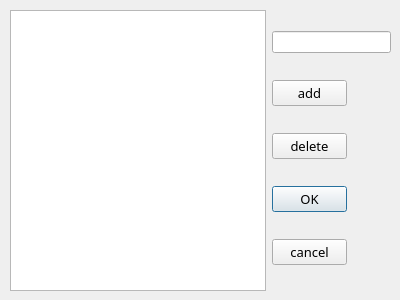
<?xml version="1.0" encoding="UTF-8"?>
<ui version="4.0">
 <class>Dialog</class>
 <widget class="QDialog" name="Dialog">
  <property name="geometry">
   <rect>
    <x>0</x>
    <y>0</y>
    <width>400</width>
    <height>300</height>
   </rect>
  </property>
  <property name="minimumSize">
   <size>
    <width>400</width>
    <height>300</height>
   </size>
  </property>
  <property name="maximumSize">
   <size>
    <width>400</width>
    <height>300</height>
   </size>
  </property>
  <property name="windowTitle">
   <string>錯誤原因</string>
  </property>
  <widget class="QWidget" name="">
   <property name="geometry">
    <rect>
     <x>10</x>
     <y>10</y>
     <width>381</width>
     <height>281</height>
    </rect>
   </property>
   <layout class="QGridLayout" name="gridLayout">
    <item row="0" column="0">
     <widget class="QListWidget" name="listWidget"/>
    </item>
    <item row="0" column="1">
     <layout class="QVBoxLayout" name="verticalLayout">
      <property name="leftMargin">
       <number>0</number>
      </property>
      <item>
       <widget class="QLineEdit" name="lineEdit">
        <property name="maximumSize">
         <size>
          <width>16777215</width>
          <height>16777215</height>
         </size>
        </property>
       </widget>
      </item>
      <item>
       <widget class="QPushButton" name="ADD">
        <property name="maximumSize">
         <size>
          <width>75</width>
          <height>16777215</height>
         </size>
        </property>
        <property name="font">
         <font>
          <family>標楷體</family>
          <pointsize>10</pointsize>
         </font>
        </property>
        <property name="focusPolicy">
         <enum>Qt::NoFocus</enum>
        </property>
        <property name="text">
         <string>add</string>
        </property>
       </widget>
      </item>
      <item>
       <widget class="QPushButton" name="DEL">
        <property name="maximumSize">
         <size>
          <width>75</width>
          <height>16777215</height>
         </size>
        </property>
        <property name="font">
         <font>
          <family>標楷體</family>
          <pointsize>10</pointsize>
         </font>
        </property>
        <property name="focusPolicy">
         <enum>Qt::NoFocus</enum>
        </property>
        <property name="text">
         <string>delete</string>
        </property>
       </widget>
      </item>
      <item>
       <widget class="QPushButton" name="OK">
        <property name="maximumSize">
         <size>
          <width>75</width>
          <height>16777215</height>
         </size>
        </property>
        <property name="font">
         <font>
          <family>標楷體</family>
          <pointsize>10</pointsize>
         </font>
        </property>
        <property name="text">
         <string>OK</string>
        </property>
       </widget>
      </item>
      <item>
       <widget class="QPushButton" name="XX">
        <property name="maximumSize">
         <size>
          <width>75</width>
          <height>16777215</height>
         </size>
        </property>
        <property name="font">
         <font>
          <family>標楷體</family>
          <pointsize>10</pointsize>
         </font>
        </property>
        <property name="focusPolicy">
         <enum>Qt::NoFocus</enum>
        </property>
        <property name="text">
         <string>cancel</string>
        </property>
       </widget>
      </item>
     </layout>
    </item>
   </layout>
  </widget>
 </widget>
 <resources/>
 <connections/>
</ui>
